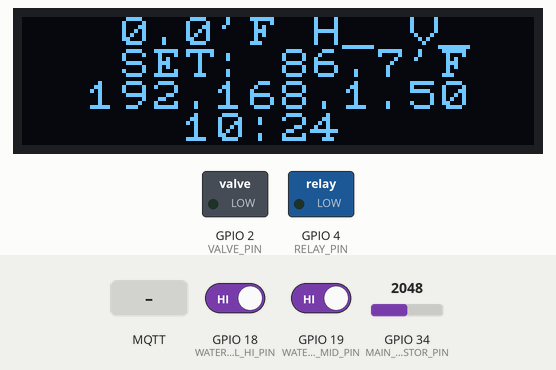
Recording of a program running on a simulated ESP32. Parts: 128×32 one-colour display, switched loads named in the program (green lamp = pin HIGH). The test bench sets the inputs (shaded band); at power-on: GPIO 34 (MAIN_THERMISTOR_PIN) = 2048, GPIO 18 (WATERLEVEL_HI_PIN) HIGH, GPIO 19 (WATERLEVEL_MID_PIN) HIGH (analog values on the 0–4095 scale). WiFi joins after 1.5 s; servers stay silent unless stated; network time is answered at once with the bench clock; the local clock reads 2024-03-15 10:24:30 at power-on unless the program sets it; random numbers use the default seed unless the program sets one; no MQTT or app messages arrive unless stated; not simulated (calls return 0 or success): secrets.h; what the program prints to the serial monitor is not drawn.

Above: at 3.6 s.
3.7 s: MQTT message "on" arrives on the third subscribed topic
At 7.2 s:
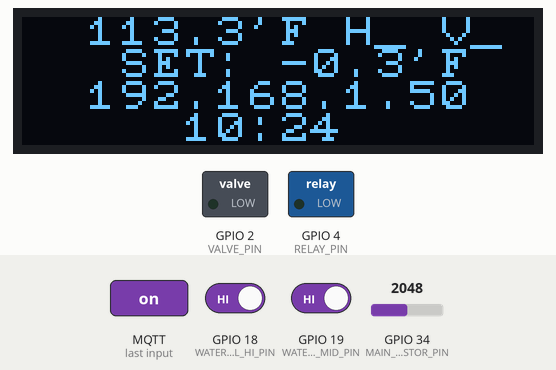
7.5 s: MQTT message "5" arrives on the third subscribed topic
At 9.8 s:
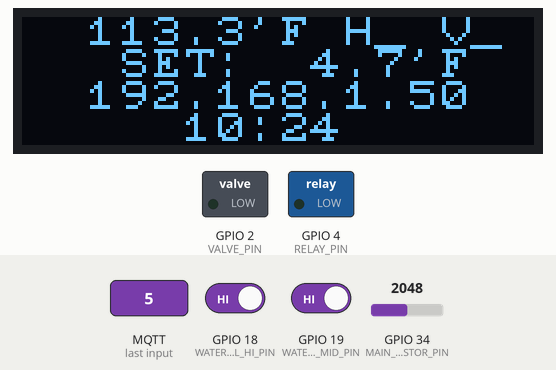
13.5 s: GPIO 34 (MAIN_THERMISTOR_PIN) set to 2866
At 16.2 s:
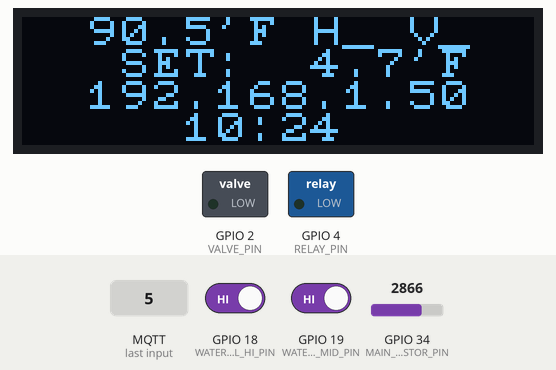
16.6 s: MQTT message "auto" arrives on the third subscribed topic
At 18.5 s:
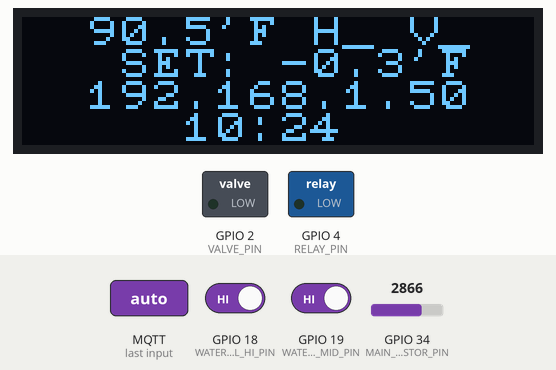
19.6 s: GPIO 34 (MAIN_THERMISTOR_PIN) set to 3603
At 22.0 s:
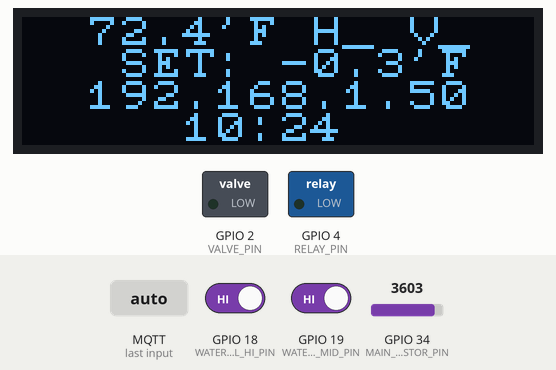
Timing chart, 0 to 23.5 s (numbered marks = the images above; inputs shaded):
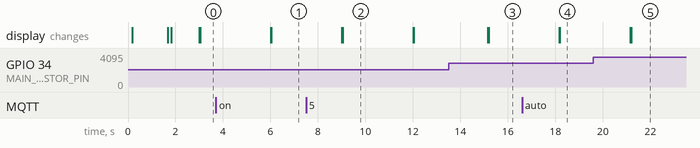

Measured:
- what the display in image 2 shows lasts 3.0 s, from 9.0 s to 12.0 s

The program:

main.cpp
```cpp
#include <Arduino.h>
#include "config.h"  // Must be included immediately after "Arduino.h"

#include <WiFi.h>
#include <PubSubClient.h>
#include <NTPClient.h>

#include <ESPmDNS.h>
#include <WiFiUdp.h>
#include <ArduinoOTA.h>

#include <U8x8lib.h>

#ifdef USE_ADS1115
#include <Adafruit_ADS1015.h>
#define THERMISTOR_CONFIG_ADS1115   // Must define before including <Thermistor.h>
#endif

#include <Thermistor.h>

#include "secrets.h"

/***************************************************************************
 *
 ***************************************************************************/

static const char* WIFI_SSID = SECRET_WIFI_SSID;
static const char* WIFI_PASSWORD = SECRET_WIFI_PASSWORD;

static const char* MDNS_HOSTNAME = MQTT_REALM;

static const char* MQTT_SERVER = "thor.clusterhack.net";
static const int MQTT_PORT = 1883;
static const char* MQTT_CLIENT_ID_PREFIX = "poolstat-";
static const char* MQTT_TOPIC_HEATER_CONTROL = MQTT_REALM "/heater/control";  // W
static const char* MQTT_TOPIC_RELAY_STATE = MQTT_REALM "/relay/state";  // R
static const char* MQTT_TOPIC_RELAY_CONTROL = MQTT_REALM "/relay/control";  // W
static const char* MQTT_TOPIC_MAIN_TEMP = MQTT_REALM "/main/temperature";  // R
static const char* MQTT_TOPIC_MAIN_SETPOINT = MQTT_REALM "/main/setpoint";  // W
#ifdef HAS_HEAT_EXCHANGER
static const char* MQTT_TOPIC_EXCHANGER_TEMP = MQTT_REALM "/exchanger/temperature";  // R
static const char* MQTT_TOPIC_EXCHANGER_SETPOINT = MQTT_REALM "/exchanger/setpoint";  // W
#endif
#ifdef HAS_WATER_REFILL
static const char* MQTT_TOPIC_REFILL_CONTROL = MQTT_REALM "/refill/control";  // W
static const char* MQTT_TOPIC_VALVE_STATE = MQTT_REALM "/valve/state";  // R
static const char* MQTT_TOPIC_VALVE_CONTROL = MQTT_REALM "/valve/control";  // R
static const char* MQTT_TOPIC_WATER_LEVEL = MQTT_REALM "/waterlevel";  // R
#endif

static const int NTP_TIME_OFFSET = -14400;  // UTC-4 (includes DST)

#ifdef USE_ADS1115
static const int MAIN_THERMISTOR_CHANNEL = 2;  // on ADS1115
#  ifdef HAS_HEAT_EXCHANGER
static const int EXCHANGER_THERMISTOR_CHANNEL = 0;  // on ADS1115
#  endif
#else  // i.e., not USE_ADS1115
static const int MAIN_THERMISTOR_PIN = 34; // ESP32 pin D34 == A6
#  ifdef HAS_HEAT_EXCHANGER
static const int EXCHANGER_THERMISTOR_PIN = 35;  // ESP32 pin D35 == A7
#  endif

static const uint8_t ADC_RESOLUTION_BITS = 12;
static const adc_attenuation_t ADC_ATTENUATION = ADC_6db;
// XXX The theoretical attenuation factor for 6db is 1/3 (0.66667), but
//   empirically, the ADC seems to under-shoot by about 10%, at
//   least at the temperature ranges of interest for pool water...
//   Rather than debug circuit, this is q uuick-n-dirty workaround.
static const double ADC_ATTENUATION_FACTOR = 0.60351;
#endif  // USE_ADS1115

static const int RELAY_PIN = 4;

static const int RELAY_TOGGLE_THRESHOLD_SEC = 60;

#ifdef HAS_WATER_REFILL
static const int VALVE_PIN = 2;
static const int WATERLEVEL_HI_PIN = 18;  /* TODO */
static const int WATERLEVEL_MID_PIN = 19;  /* TODO */

static const int VALVE_TOGGLE_THRESHOLD_SEC = 300;
#endif

// All temperatures in Fahrenheit
static const float SETPOINT_MAIN_DEFAULT = 87.0;
static const float SETPOINT_MAIN_OVERSHOOT = 0.5;
static const float SETPOINT_MAIN_UNDERSHOOT = 0.3;
#ifdef HAS_HEAT_EXCHANGER
static const float SETPONT_EXCHANGER_DEFAULT = 195.0;
static const float SETPOINT_EXCHANGER_OVERSHOOT = 0.5;
static const float SETPOINT_EXCHANGER_UNDERSHOOT = 1.0;
#endif

static const int DISPLAY_UPDATE_INTERVAL_SEC = 3;
static const int MQTT_UPDATE_INTERVAL_SEC = 30;
static const int THERMOSTAT_UPDATE_INTERVAL_SEC = 5;

// TODO Use u8x8.get{Rows,Cols}()
// TODO the "16" is implicitly hardcoded in several places below
static const int DISPLAY_WIDTH_CHARS = 16;
static const int DISPLAY_HEIGHT_CHARS = 4;

/***************************************************************************
 *
 ***************************************************************************/

static WiFiClient mqttWifiClient;
static PubSubClient mqttClient(mqttWifiClient);

static WiFiUDP ntpWifiUDP;
static NTPClient ntpClient(ntpWifiUDP);

#ifdef USE_REMOTEDEBUG
RemoteDebug rdbg;
#endif


U8X8_SSD1306_128X32_UNIVISION_HW_I2C u8x8(  /* TODO? */
  U8X8_PIN_NONE,  // reset
  SCL,  // clock
  SDA  // data
);

#ifdef USE_ADS1115
static Adafruit_ADS1115 ads1115;
#endif

#ifdef USE_ADS1115
static ADS1115Port _mainThermistorPort(ads1115, MAIN_THERMISTOR_CHANNEL);
#else
static MCUPort _mainThermistorPort(MAIN_THERMISTOR_PIN, ADC_ATTENUATION_FACTOR);
#endif
static Thermistor mainTemperatureSensor(_mainThermistorPort, 10000.0, 10000.0, 25.0, 3950.0, 0.98);

#ifdef HAS_HEAT_EXCHANGER
#  ifdef USE_ADS1115
static ADS1115Port _exchangerThermistorPort(ads1115, EXCHANGER_THERMISTOR_CHANNEL);
#  else
static MCUPort _exchangerThermistorPort(EXCHANGER_THERMISTOR_PIN, ADC_ATTENUATION_FACTOR);
#  endif
static Thermistor exchangerTemperatureSensor(_exchangerThermistorPort, 10000.0, 10000.0, 25.0, 3950.0, 0.98);
#endif

/***************************************************************************
 *
 ***************************************************************************/

typedef enum { CONTROL_OFF, CONTROL_MANUAL, CONTROL_AUTO } control_state_t;

static control_state_t _parseControlState(String state) {
  if (state == "on" || state == "auto") {
    return CONTROL_AUTO;
  } else if (state == "manual") {
    return CONTROL_MANUAL;
  }
  return CONTROL_OFF;
}

static control_state_t heaterControl = CONTROL_OFF;
#ifdef HAS_WATER_REFILL
static control_state_t refillControl = CONTROL_OFF;
#endif

static double mainTemperature;
static double mainSetpointHi = SETPOINT_MAIN_DEFAULT + SETPOINT_MAIN_OVERSHOOT;
static double mainSetpointLo = SETPOINT_MAIN_DEFAULT - SETPOINT_MAIN_UNDERSHOOT;
#ifdef HAS_HEAT_EXCHANGER
static double exchangerTemperature;
static double exchangerSetpointHi = SETPOINT_EXCHANGER_DEFAULT + SETPOINT_EXCHANGER_OVERSHOOT;
static double exchangerSetpointLo = SETPOINT_EXCHANGER_DEFAULT - SETPOINT_EXCHANGER_UNDERSHOOT;
#endif

#ifdef HAS_WATER_REFILL
typedef enum { LEVEL_LO, LEVEL_MID, LEVEL_HI, LEVEL_INVALID } level_t;
static level_t waterLevel;
#endif

/***************************************************************************
 *
 ***************************************************************************/

static void _setRelayOn(bool on, bool publish = true) {
  if (on) {
    digitalWrite(RELAY_PIN, HIGH);
    if (publish) {
      mqttClient.publish(MQTT_TOPIC_RELAY_STATE, "on");
      DEBUG_MSG("Heater relay ON");
    }
  } else {
    digitalWrite(RELAY_PIN, LOW);
    if (publish) {
      mqttClient.publish(MQTT_TOPIC_RELAY_STATE, "off");
      DEBUG_MSG("Heater relay OFF");
    }
  }
}

static inline bool _getRelayOn() {
  return digitalRead(RELAY_PIN);
}

#ifdef HAS_WATER_REFILL
static void _setValveOn(bool on, bool publish = true) {
  if (on) {
    digitalWrite(VALVE_PIN, HIGH);
    if (publish) {
      mqttClient.publish(MQTT_TOPIC_VALVE_STATE, "on");
      DEBUG_MSG("Valve ON");
    }
  } else {
    digitalWrite(VALVE_PIN, LOW);
    if (publish) {
      mqttClient.publish(MQTT_TOPIC_VALVE_STATE, "off");
      DEBUG_MSG("Valve OFF");
    }
  }
}

static inline bool _getValveOn() {
  return digitalRead(VALVE_PIN);
}
#endif
/***************************************************************************
 *
 ***************************************************************************/

static void display_setup() {
  u8x8.begin();
  u8x8.setFlipMode(1);
  u8x8.setPowerSave(0);
  //u8x8.setFont(u8x8_font_chroma48medium8_r);
  u8x8.setFont(u8x8_font_pxplusibmcgathin_f);

  // TODO - "HELLO!" message?

  DEBUG_MSG("Display ready");
}

static unsigned long display_last_update = millis();
static void display_update() {
  if (millis() - display_last_update < DISPLAY_UPDATE_INTERVAL_SEC * 1000)
    return;

  display_last_update = millis();

  // Temperature and relay status
  bool relayOn = _getRelayOn();
  u8x8.clearLine(0);
#ifdef HAS_WATER_REFILL
  u8x8.setCursor(2, 0);
  u8x8.printf("%4.1f'F H%c V%c", mainTemperature, relayOn ? '+' : '_', _getValveOn() ? '+' : '_');
#else
  u8x8.setCursor(4, 0);
  u8x8.printf("%4.1f'F H%c", mainTemperature, relayOn ? '+' : '_');
#endif
  u8x8.clearLine(1);
  u8x8.setCursor(3, 1);
  u8x8.printf("SET: %4.1f'F", relayOn ? mainSetpointHi : mainSetpointLo);

  // Current time
  u8x8.clearLine(3);
  u8x8.setCursor(5, 3);
  u8x8.printf("%02d:%02d", ntpClient.getHours(), ntpClient.getMinutes());
}

static const int WIFI_CONNECT_RETRY_INTERVAL_SEC = 5;

static unsigned long wifi_last_reconnect = millis();
static void wifi_reconnect(bool force = false) {
  unsigned long now = millis();
  if (now - wifi_last_reconnect < WIFI_CONNECT_RETRY_INTERVAL_SEC * 1000 && !force)
    return;
  wifi_last_reconnect = now;

  DEBUG_MSG("WiFi connecting to %s ", WIFI_SSID);
  // Display output
  u8x8.clearDisplay();
  u8x8.setCursor(0, 0);
  u8x8.printf("WiFi connecting");
  u8x8.setCursor(max(0, (DISPLAY_WIDTH_CHARS-(int)strlen(WIFI_SSID))/2), 1);
  u8x8.printf(WIFI_SSID);

  WiFi.begin(WIFI_SSID, WIFI_PASSWORD);

  if (WiFi.waitForConnectResult() == WL_CONNECTED) {
    DEBUG_MSG("WiFi connected");

    String ip = WiFi.localIP().toString();
    DEBUG_MSG("IP address: %s", ip.c_str());
    // Display output
    u8x8.clearLine(0);
    u8x8.setCursor(1, 0);
    u8x8.printf("WiFi connected");
    u8x8.setCursor(max(0, (DISPLAY_WIDTH_CHARS-(int)ip.length())/2), 2);
    u8x8.printf(ip.c_str());
  } else {
    DEBUG_MSG("WiFi connection failed!");
    u8x8.clearLine(0);
    u8x8.setCursor(3, 0);
    u8x8.printf("WiFi failed");
  }
}

static void wifi_setup() {
  WiFi.persistent(false);
  //WiFi.setAutoConnect(false);
  WiFi.setAutoReconnect(false);
  WiFi.mode(WIFI_STA);

  delay(100);
  wifi_reconnect(true);
}

static void ota_setup() {
  ArduinoOTA.setHostname(MDNS_HOSTNAME);
  ArduinoOTA.setPassword(SECRET_OTA_PASSWORD);

  // From BasicOTA example code
  ArduinoOTA
    .onStart([]() {
      String type;
      if (ArduinoOTA.getCommand() == U_FLASH)
        type = "sketch";
      else // U_SPIFFS
        type = "filesystem";

      // TODO if updating SPIFFS this would be the place to unmount SPIFFS using SPIFFS.end()
      DEBUG_BEGINGROUP;
      DEBUG_PRINT("OTA start: " + type);
      DEBUG_ENDGROUP;
    })
    .onEnd([]() {
      DEBUG_MSG("End\n");
    })
    .onProgress([](unsigned int progress, unsigned int total) {
      DEBUG_MSG("OTA progress: %u%%\r", (progress / (total / 100)));
    })
    .onError([](ota_error_t error) {
      DEBUG_BEGINGROUP;
      DEBUG_PRINTF("OTA error[%u]: ", error);
      if (error == OTA_AUTH_ERROR) DEBUG_PRINT("Auth Failed");
      else if (error == OTA_BEGIN_ERROR) DEBUG_PRINT("Begin Failed");
      else if (error == OTA_CONNECT_ERROR) DEBUG_PRINT("Connect Failed");
      else if (error == OTA_RECEIVE_ERROR) DEBUG_PRINT("Receive Failed");
      else if (error == OTA_END_ERROR) DEBUG_PRINT("End Failed");
      DEBUG_ENDGROUP;
    });

  ArduinoOTA.begin();
}

#ifdef USE_REMOTEDEBUG
static void remotedebug_setup() {
  // Assumes MDNS already started; call after ota_setup()
  MDNS.addService("telnet", "tcp", 23);

  rdbg.begin(MDNS_HOSTNAME);
  rdbg.setSerialEnabled(true);
  rdbg.setResetCmdEnabled(true);
	//rdbg.showProfiler(true);
	rdbg.showColors(true);
  DEBUG_MSG("RemoteDebug ready...")
}
#endif

static void ntp_setup() {
  ntpClient.begin();
  ntpClient.setTimeOffset(NTP_TIME_OFFSET);
}

static void mqtt_callback(const char *topic, const byte *payload, unsigned int length) {
  // Safely copy payload bytes into a string
  String data((const char *)NULL);  // Needs cast, otherwise treats arg as (int)0 ?!
  data.reserve(length);  // We do not need to +1 for '\0'
  for (int i = 0;  i < length; i++)
    data.concat((char)(payload[i]));

  DEBUG_MSG("MQTT received: topic: '%s' / payload: '%s'", topic, data.c_str());

  // Process command
  if (!strcmp(topic, MQTT_TOPIC_HEATER_CONTROL)) {
    heaterControl = _parseControlState(data);
    _setRelayOn(false);
  }
  else if (!strcmp(topic, MQTT_TOPIC_RELAY_CONTROL)) {
    if (heaterControl == CONTROL_MANUAL) {
      _setRelayOn(data == "on");
    }
    // else, just ignore command
  }
#ifdef HAS_WATER_REFILL
  else if (!strcmp(topic, MQTT_TOPIC_REFILL_CONTROL)) {
    refillControl = _parseControlState(data);
    _setValveOn(false);
  }
  else if (!strcmp(topic, MQTT_TOPIC_VALVE_CONTROL)) {
    if (refillControl == CONTROL_MANUAL) {
      _setValveOn(data == "on");
    }
  }
#endif
  else if (!strcmp(topic, MQTT_TOPIC_MAIN_SETPOINT)) {
    float value = (float)atof(data.c_str());
    mainSetpointHi = value + SETPOINT_MAIN_OVERSHOOT;
    mainSetpointLo = value - SETPOINT_MAIN_UNDERSHOOT;
  }
#ifdef HAS_HEAT_EXCHANGER
  else if (!strcmp(topic, MQTT_TOPIC_EXCHANGER_SETPOINT)) {
    float value = (float)atof(data.c_str());
    exchangerSetpointHi = value + SETPOINT_EXCHANGER_OVERSHOOT;
    exchangerSetpointLo = value - SETPOINT_EXCHANGER_UNDERSHOOT;
  }
#endif
  else {
    DEBUG_MSG("Unknown topic: %s", topic);
  }
}

static const int MQTT_CONNECT_RETRY_INTERVAL_SEC = 5;

static unsigned long mqtt_last_reconnect = millis();
static void mqtt_reconnect(bool force = false) {
  unsigned long now = millis();
  if (now - mqtt_last_reconnect <= MQTT_CONNECT_RETRY_INTERVAL_SEC * 1000 && !force)
    return;
  mqtt_last_reconnect = now;

  u8x8.clearLine(3);
  u8x8.setCursor(0, 3);
  u8x8.printf("MQTT connecting");

  // Attempt to connect
  DEBUG_MSG("Attempting MQTT connection... ");
  String clientId(MQTT_CLIENT_ID_PREFIX);
  clientId += String(random(0xffff), HEX);
  if (mqttClient.connect(clientId.c_str())) {
    DEBUG_MSG("MQTT connected as %s", clientId.c_str());

    mqttClient.subscribe(MQTT_TOPIC_HEATER_CONTROL);
    mqttClient.subscribe(MQTT_TOPIC_RELAY_CONTROL);
    mqttClient.subscribe(MQTT_TOPIC_MAIN_SETPOINT);
#ifdef HAS_HEAT_EXCHANGER
    mqttClient.subscribe(MQTT_TOPIC_EXCHANGER_SETPOINT);
#endif
#ifdef HAS_WATER_REFILL
    mqttClient.subscribe(MQTT_TOPIC_REFILL_CONTROL);
    mqttClient.subscribe(MQTT_TOPIC_VALVE_CONTROL);
#endif

    u8x8.clearLine(3);
    u8x8.setCursor(1, 3);
    u8x8.printf("MQTT connected");
  } else {
    DEBUG_MSG("MQTT connect failed, rc=%d", mqttClient.state());

    u8x8.clearLine(3);
    u8x8.setCursor(3, 3);
    u8x8.printf("MQTT failed");
  }
}

static void mqtt_setup() {
  randomSeed(micros());
  mqttClient.setServer(MQTT_SERVER, MQTT_PORT);
  mqttClient.setCallback(mqtt_callback);

  mqtt_reconnect(true);
}

static unsigned long mqtt_last_update = millis();
static void mqtt_update_values() {
  //if (!mqttClient.connected())
  //  return;

  // Periodically post current temperature values
  unsigned long now = millis();
  if (now - mqtt_last_update < MQTT_UPDATE_INTERVAL_SEC * 1000)
    return;
  mqtt_last_update = now;

  mqttClient.publish(MQTT_TOPIC_MAIN_TEMP, String(mainTemperature, 2).c_str());
  DEBUG_MSG("Published temperature %5.2fF", mainTemperature);
#ifdef HAS_HEAT_EXCHANGER
  mqttClient.publish(MQTT_TOPIC_EXCHANGER_TEMP, String(exchangerTemperature, 2).c_str());
  DEBUG_MSG("Published exchanger temperature %5.2fF", exchangerTemperature);
#endif

#ifdef HAS_WATER_REFILL
  switch (waterLevel) {
    case LEVEL_LO:
      mqttClient.publish(MQTT_TOPIC_WATER_LEVEL, "lo");
      break;
    case LEVEL_MID:
      mqttClient.publish(MQTT_TOPIC_WATER_LEVEL, "mid");
      break;
    case LEVEL_HI:
      mqttClient.publish(MQTT_TOPIC_WATER_LEVEL, "hi");
      break;
    case LEVEL_INVALID:
      mqttClient.publish(MQTT_TOPIC_WATER_LEVEL, "invalid");
      break;
  }
  DEBUG_MSG("Published water level %d", (int)waterLevel);
#endif
}

static void thermostat_setup() {
#ifdef USE_ADS1115
  ads1115.begin();
  ads1115.setGain(GAIN_ONE);
#else
  analogReadResolution(ADC_RESOLUTION_BITS);
  analogSetAttenuation(ADC_ATTENUATION);  // For all pins
  //analogSetPinAttenuation(A6, ADC_6db);
  //analogSetPinAttenuation(A7, ADC_6db);
  //pinMode(MAIN_THERMISTOR_PIN, ANALOG);
#  ifdef HAS_HEAT_EXCHANGER
  //pinMode(EXCHANGER_THERMISTOR_PIN, ANALOG);
#endif
#endif

  pinMode(RELAY_PIN, OUTPUT);
  _setRelayOn(false, mqttClient.connected());  // Better safe..

  DEBUG_MSG("Thermostat relay and sensors ready");
}

#ifdef HAS_WATER_REFILL
static void refill_setup() {
  // Solenoid valve switch
  pinMode(VALVE_PIN, OUTPUT);
  _setValveOn(false, mqttClient.connected());  // Better safe...

  // Water level sensor pins
  pinMode(WATERLEVEL_HI_PIN, INPUT_PULLUP);
  pinMode(WATERLEVEL_MID_PIN, INPUT_PULLUP);

  DEBUG_MSG("Refill valve and sensors ready")
}

static unsigned long valve_last_toggle = millis();
static void refill_update() {
  // Update water level; water presence will short pullup pin to ground
  bool hiClosed = !digitalRead(WATERLEVEL_HI_PIN);
  bool midClosed = !digitalRead(WATERLEVEL_MID_PIN);
  if (hiClosed && !midClosed)
    waterLevel = LEVEL_INVALID;
  else if (hiClosed)
    waterLevel = LEVEL_HI;
  else if (midClosed)
    waterLevel = LEVEL_MID;
  else
    waterLevel = LEVEL_LO;

  if (refillControl != CONTROL_AUTO)
    return;

  // Limit valve cycling frequency
  unsigned long now = millis();
  if (now - valve_last_toggle < VALVE_TOGGLE_THRESHOLD_SEC * 1000)
    return;

  bool valveOpen = _getValveOn();
  if (valveOpen && waterLevel == LEVEL_HI) {
    _setValveOn(false);
    valve_last_toggle = now;
  } else if (!valveOpen && waterLevel != LEVEL_HI) {
    _setValveOn(true);
    valve_last_toggle = now;
  }
}
#endif

static unsigned long thermostat_last_update = millis();
static unsigned long relay_last_toggle = millis();
static void thermostat_update() {
  // Limit update frequency, since readings take some time, due to averaging
  unsigned long now = millis();
  if (now - thermostat_last_update < THERMOSTAT_UPDATE_INTERVAL_SEC * 1000)
    return;
  thermostat_last_update = now;

  // Update temperature values
  mainTemperature = mainTemperatureSensor.fahrenheit();
#if HAS_HEAT_EXCHANGER
  exchangerTemperature = exchangerTemperatureSensor.fahrenheit();
#endif

  if (heaterControl != CONTROL_AUTO)
    return;

  // Limit heater relay cycle frequency
  if (now - relay_last_toggle < RELAY_TOGGLE_THRESHOLD_SEC * 1000)
    return;

  // Update heater relay state
  if (_getRelayOn()) {
    bool turnOff = (mainTemperature > mainSetpointHi);
#if HAS_HEAT_EXCHANGER
    turnOff = turnOff || (exchangerTemperature > exchangerSetpointHi);
#endif
    if (turnOff) {
      _setRelayOn(false);
      relay_last_toggle = now;
    }
  } else {
    bool turnOn = (mainTemperature < mainSetpointLo);
#if HAS_HEAT_EXCHANGER
    turnOn = turnOn && (exchangerTemperature < exchangerSetpointLo);
#endif
    if (turnOn) {
      _setRelayOn(true);
      relay_last_toggle = now;
    }
  }
}

/***************************************************************************
 *
 ***************************************************************************/

void setup() {
  Serial.begin(9600);
  Serial.println("BOOT");
  display_setup();
  wifi_setup();
  mqtt_setup();
  thermostat_setup();
#ifdef HAS_WATER_REFILL
  refill_setup();
#endif
  ota_setup();
#ifdef USE_REMOTEDEBUG
  remotedebug_setup();
#endif
  ntp_setup();
}

void loop() {
  if (!WiFi.isConnected())  {
    wifi_reconnect();
    // TODO -- Do we also have to restart NTP and/or OTA?
  }
  if (!mqttClient.connected()) mqtt_reconnect();
  ntpClient.update();
  ArduinoOTA.handle();
#ifdef USE_REMOTEDEBUG
  rdbg.handle();
#endif
  mqttClient.loop();

  thermostat_update();
#ifdef HAS_WATER_REFILL
  refill_update();
#endif
  display_update();
  mqtt_update_values();

  //yield();
}
```

Source omitted: config.h (1486 bytes)
